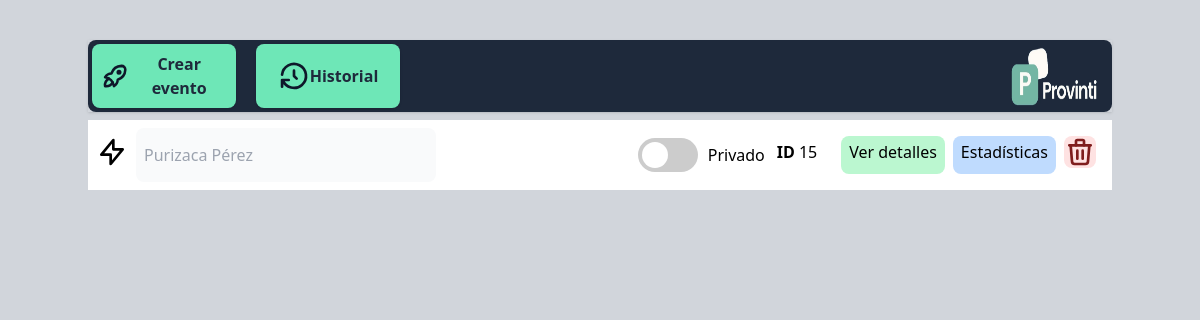
The app's page /public/admin-crear-evento.php (signed in), older data.
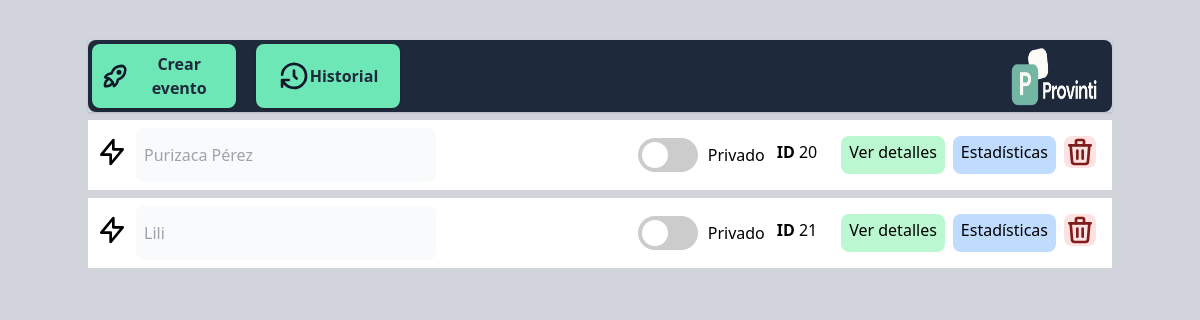
The same page, newer data.
### tables this page shows
CREATE TABLE `eventos` (
  `ID_Evento` int(11) NOT NULL,
  `Titulo` varchar(100) NOT NULL,
  `Aforo` int(11) DEFAULT NULL,
  `Foto` varchar(255) DEFAULT NULL,
  `Descripcion` text DEFAULT NULL,
  `terminos_condiciones` longtext DEFAULT NULL,
  `Artista_Autor` varchar(100) DEFAULT NULL,
  `Fecha_Evento` datetime DEFAULT NULL,
  `Fecha_Creacion` datetime DEFAULT current_timestamp(),
  `Estado_Publicacion` enum('Publicado','Borrador','Cancelado') DEFAULT 'Borrador',
  `visibilidad` varchar(255) DEFAULT NULL,
  `organizador` varchar(255) DEFAULT NULL,
  `contacto_organizador` varchar(255) DEFAULT NULL,
  `politica_cancelacion` text DEFAULT NULL,
  `f_actualizacion` date DEFAULT NULL,
  `f_borrado` date DEFAULT NULL,
  `hora_borrado` time DEFAULT NULL,
  `ubicacion` varchar(100) DEFAULT NULL,
  `activoPospuesto` varchar(20) DEFAULT NULL,
  `horaInicioEvento` time DEFAULT NULL,
  `horaFinEvento` time DEFAULT NULL,
  `redes` varchar(150) DEFAULT NULL
);

### public/admin-crear-evento.php (called while the page is built, shortened)
<?php
$conexion = new Database();
$eventoObjeto = new Evento($conexion->connect());
$eventos = $eventoObjeto->mostrarEventos();
include '../vista/admin/crearEventos/admin-crear-evento-view.php';
?>

### modelo/Database.php (called while the page is built, shortened)
<?php
class Database {
    private $host = DB_HOST;
    private $db_name = DB_NAME;
    private $username = DB_USER;
    private $password = DB_PASS;
    public function connect() {
        $this->conn = mysqli_connect($this->host, $this->username, $this->password, $this->db_name);
        return $this->conn;
    }
}
?>

### modelo/Evento.php (called while the page is built, shortened)
<?php
class Evento {
    private $connection;
    public function __construct($bd)
    {
     $this->connection = $bd;
    }
    public function mostrarEventos() {
        $sql = "SELECT * FROM eventos";
        $result = mysqli_query($this->connection, $sql);
        $eventos = [];
        if ($result) {
            while ($row = mysqli_fetch_assoc($result)) {
                $eventos[] = $row;
            }
        }
        return $eventos;
    }
}
?>

### vista/admin/crearEventos/admin-crear-evento-view.php (the view, shortened to what this page needs)
<!doctype html>
<html>
<head>
  <script src="https://cdn.tailwindcss.com"></script>
  <script async src="https://unpkg.com/@material-tailwind/html@latest/scripts/ripple.js"></script>
</head>
<body>
<section class="bg-gray-300 w-screen h-screen px-0 py-10" id="allScreen">
<div class="container mx-auto">
<div class="flex shadow">
  <div class="bg-slate-800 w-full p-1 flex rounded-lg">
  <form><p onclick="restringirMultiplesEventes(event)" class="shadow p-2 w-36 bg-emerald-300 hover:bg-teal-400 hover:cursor-pointer rounded-lg mr-auto font-bold flex justify-center items-center" id="crear_evento">
      <button type="button" class="text-slate-800">Crear evento</button></p></form>
      <button onclick="mostrarHistorial()" class="ml-5 shadow p-2 w-36 bg-emerald-300 hover:bg-teal-400 hover:cursor-pointer rounded-lg mr-auto font-bold flex justify-center items-center">
      <svg class="h-8 w-8 text-slate-900"  width="24" height="24" viewBox="0 0 24 24" stroke-width="2" stroke="currentColor" fill="none" stroke-linecap="round" stroke-linejoin="round">  <path stroke="none" d="M0 0h24v24H0z"/>  <polyline points="12 8 12 12 14 14" />  <path d="M3.05 11a9 9 0 1 1 .5 4m-.5 5v-5h5" /></svg>
      <p class="text-slate-800">Historial</p></button>
      <img class="ml-auto" src="../vista/admin/crearEventos/logo.jpeg" width="100px">
  </div>
</div>
<ul id="eventos">
<?php
foreach($eventos as $evento){
if($evento['Estado_Publicacion'] !== "Cancelado"){
  echo '<li id="'.$evento['ID_Evento'].'"><div class="bg-white py-2 flex px-2 my-2" atributo-evento-id="'.$evento['ID_Evento'].'" atributo-evento-tipo="evento">
<svg class="h-8 w-8 text-black-400 mt-2"  fill="none" viewBox="0 0 24 24" stroke="currentColor">
    <path stroke-linecap="round" stroke-linejoin="round" stroke-width="2" d="M13 10V3L4 14h7v7l9-11h-7z"/>
  </svg>
<input placeholder="'.$evento['Titulo'].'" style="width: 300px;" class="ml-2 p-2 text-gray-900 rounded-lg bg-gray-50 focus:outline-none" disabled id="nombre-evento-titulo-'.$evento['ID_Evento'].'">
<div class="ml-auto flex py-2">
    <div class="relative tooltip-container" style="display:none" id="dangerEventoDesplegado_'.$evento['ID_Evento'].'">
    </div>
 <div class="switch-container mr-3">
    <label class="switch" style="cursor:pointer;">
      <input type="checkbox" id="switch_visibilidad_'.$evento['ID_Evento'].'" onclick="visibilizarEvento('.$evento['ID_Evento'].')">
      <span class="slider"></span>
    </label>
    <span id="switchLabel_'.$evento['ID_Evento'].'">'.$evento['visibilidad'].'</span>
  </div>
    <div class="mt-1 flex mr-4"><p class="font-bold mr-1">ID</p><p>'.$evento['ID_Evento'].'</p></div>
    <p onclick="visiblePanelModificar('.$evento['ID_Evento'].')" class="bg-green-200 px-2 py-1 ml-2 mr-2 hover:bg-green-300 hover:cursor-pointer rounded-lg hover:rounded-lg disabled:pointer-events-none transition-all" id="collapse-'.$evento['ID_Evento'].'">Ver detalles</p>
    <a class="bg-blue-200 px-2 py-1 hover:bg-blue-300 hover:cursor-pointer rounded-lg hover:rounded-lg" href="./admin-estadisticas-evento.php?id='.$evento['ID_Evento'].'" target="_blank">Estadísticas</a>
    <form action="../controlador/Evento/controladorEliminarEvento.php" method="post" id="eliminar-'.$evento['ID_Evento'].'"><button class="bg-red-100 mr-2 ml-2 rounded-lg" onclick="eliminarEvento(event)" type="submit">
    <input name="id_evento" value="'.$evento['ID_Evento'].'" type="hidden">
    </button></form>
</div>
</div>
'.'
<div id="collapse-panel-'.$evento['ID_Evento'].'" style="display:none">
      <p>'.$evento['Titulo'].'</p>
    <p>'.date('Y-m-d', strtotime($evento['Fecha_Creacion'])).'</p>
    <p>'.$evento['ubicacion'].'</p>
      <a id="input-evento-categoria-'.$evento['ID_Evento'].'" style="width: 300px;" class="hover:text-green-400 font-bold" href="#" onclick="visibleModalCategoriaEntradas('.$evento['ID_Evento'].')">Categorías de entrada</a>
      '.$evento['horaInicioEvento'].'
      '.$evento['horaFinEvento'].'
      <p>'.$evento['Aforo'].'</p>
    <p>'.$evento['organizador'].'</p>
    <p>'.$evento['contacto_organizador'].'</p>
    <p>'.$evento['redes'].'</p>
    <textarea disabled style="width:250px" class="bg-stone-100 ml-2">'.$evento['Descripcion'].'</textarea>
      <img src="images/imagen.png" class="my-auto mx-auto" id="imagen_evento_'.$evento['ID_Evento'].'">
</div>'
.'</li>';
}
}
?>
</ul>
</div>
</section>
</body>
<script src="node_modules/@material-tailwind/html/scripts/collapse.js"></script>
<script src="https://unpkg.com/@material-tailwind/html@latest/scripts/collapse.js"></script>
</html>

### vista/admin/crearEventos/admin-crear-evento-view.php (style rules this page uses)
#allScreen { overflow-y:scroll; }
.switch-container { display: flex; align-items: center; gap: 10px; }
.switch { position: relative; display: inline-block; width: 60px; height: 34px; }
.slider { position: absolute; top: 0; left: 0; right: 0; bottom: 0; background-color: #ccc; transition: 0.4s; border-radius: 34px; }
.slider:before { position: absolute; content: ""; height: 26px; width: 26px; left: 4px; bottom: 4px; background-color: white; transition: 0.4s; border-radius: 50%; }

Row changes from the older to the newer data that the page shows:
removed eventos: Titulo "Purizaca Pérez", visibilidad "Privado", ID_Evento "15"
added eventos: Titulo "Purizaca Pérez", visibilidad "Privado", ID_Evento "20"
added eventos: Titulo "Lili", visibilidad "Privado", ID_Evento "21"
